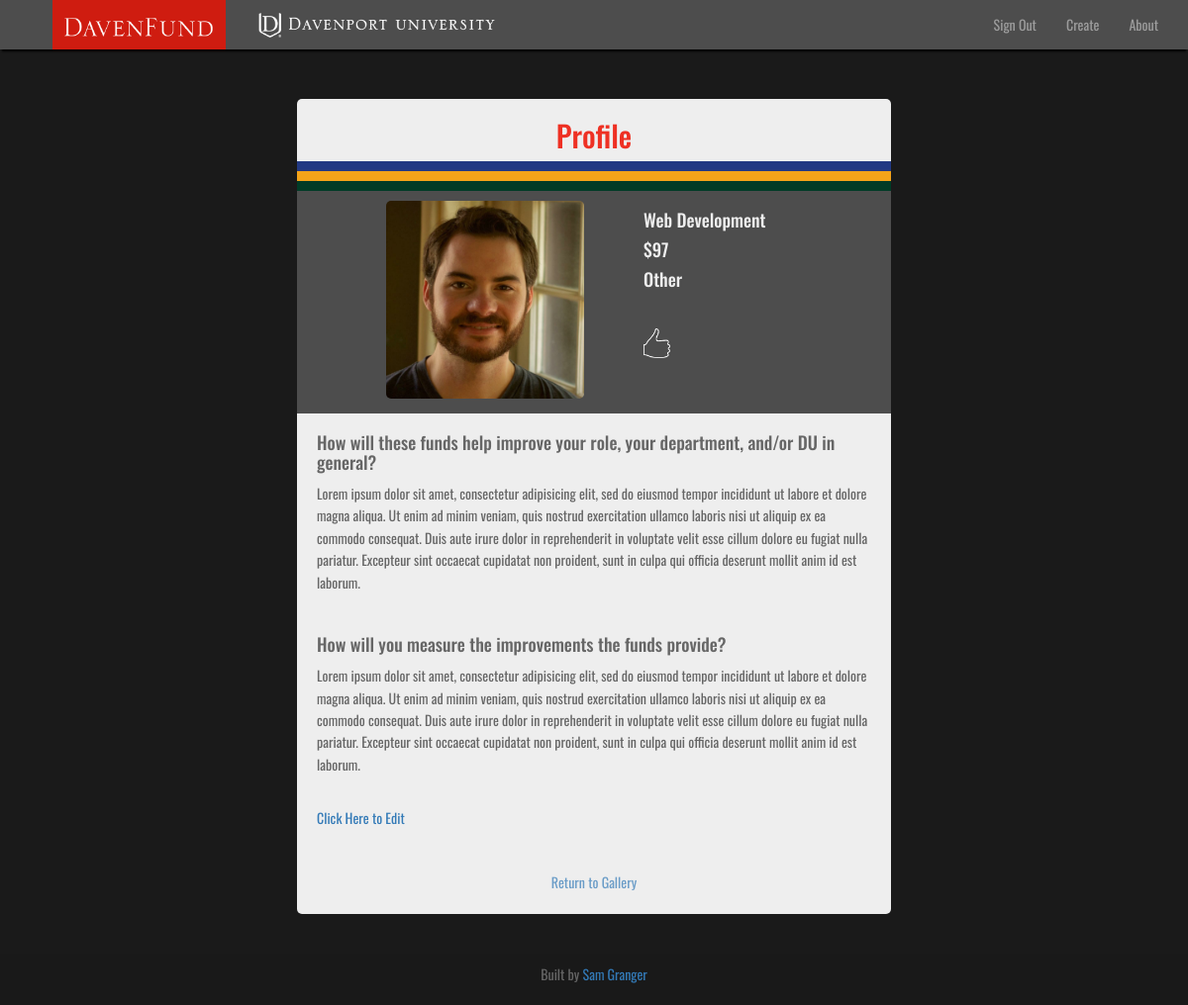
The app's page /profile.php?id=13 with its own data.
### tables this page shows
CREATE TABLE `proposals` (
  `id` int(11) unsigned NOT NULL,
  `pname` varchar(250) NOT NULL,
  `pdept` varchar(250) NOT NULL,
  `pamount` int(11) NOT NULL,
  `prequest` varchar(30) NOT NULL,
  `pdescription` text NOT NULL,
  `pmeasure` text NOT NULL,
  `pdocument` text NOT NULL,
  `pfeedback` text NOT NULL,
  `pcomments` text NOT NULL,
  `image` varchar(200) NOT NULL
);

### assets/includes/rowvars.php (called while the page is built, shortened)
<?php
$id = $_GET['id'];
try {
$sql = "SELECT * FROM proposals WHERE id='$id'";
$results = $pdoConnect->query($sql);
} catch (PDOException $e) {
  echo $e->getMessage();
}
while ($row = $results->fetch(PDO::FETCH_ASSOC)) {
  $id = $row['id'];
  $pn = $row['pname'];
  $pd = $row['pdept'];
  $pa = $row['pamount'];
  $pr = $row['prequest'];
  $pdes = $row['pdescription'];
  $pm = $row['pmeasure'];
  $pim = $row['image'];
}

### profile.php (the view, shortened to what this page needs)
<?php
  include('assets/includes/db.php');
  include('assets/includes/header.php');
  include('assets/includes/rowvars.php');
?>
<div class="center-container">
  <div class="proposal-container">
    <h2><?php echo $pn ?></h2>
    <div class="proposal-title">
      <div class="blue-box"></div>
      <div class="yellow-box"></div>
      <div class="green-box"></div>
    </div>
    <div class="half-holder">
      <div class="left-half">
       <div class="box-text twin l-twin">
          <img class="profile-img" src="<?php echo $pim ?>" alt="">
       </div>
     </div>
     <div class="right-half">
       <div class="box-text twin r-twin">
         <ul>
           <h4><?php echo $pd ?></h4>
           <h4>$<?php echo $pa ?></h4>
           <h4><?php echo $pr ?></h4>
           <img class="like like-outline" src="assets/img/Like Simple - OUTLINE.png" alt="">
          </ul>
       </div>
     </div>
    </div>
   <div class="prop-answer-container">
     <h4>How will these funds help improve your role, your department, and/or DU in general?</h4>
     <p><?php echo $pdes ?></p>
     <br>
     <h4>How will you measure the improvements the funds provide?</h4>
     <p><?php echo $pm ?></p>
     <br>
     <a href="edit.php?id=<?php echo $id ?>">Click Here to Edit</a>
   </div>
   <a href="everybody.php">
     <div class="gall-back">
       <p>Return to Gallery</p>
     </div>
   </a>
  </div>
</div>
<?php include 'assets/includes/footer.php'; ?>

### assets/css/main.css (style rules this page uses)
html { font-family: sans-serif; -ms-text-size-adjust: 100%; -webkit-text-size-adjust: 100%; }
body { margin: 0; }
a { background-color: transparent; }
img { border: 0; }
html { height: 100%; }
body { background-color: #1a1a1a; position: relative; min-height: 100%; margin: 0; padding-bottom: 6rem; font-size: 14px; line-height: 1.6; font-family: 'Oswald', sans-serif; color: #666; -webkit-font-smoothing: antialiased; -webkit-text-size-adjust: 100%; }
a { text-decoration: none; }
.center-container { border-radius: 10px; max-width: 600px; margin: 0 auto; text-align: center; }
.box-text { text-align: left; padding: 0 20px; margin: 0 auto; }
.half-holder { min-height: 200px; width: 100%; background-color: #4d4d4d; }
.left-half, .right-half { display: inline-block; width: 50%; }
.right-half { float: right; }
.twin { width: 300px; padding: 10px; color: #eee; }
.l-twin { float: right; }
.r-twin { float: left; }
.like { margin-top: 30px; height: 30px; width: auto; cursor: pointer; }
.proposal-container { margin-top: 100px; background-color: #eee; border-radius: 5px; }
.proposal-container h2 { padding-top: 20px; color: #ee3124; }
.blue-box, .yellow-box, .green-box { width: 100%; height: 10px; }
.blue-box { background-color: #223983; }
.yellow-box { background-color: #f4a319; }
.green-box { background-color: #003b26; }
.profile-img { max-height: 200px; max-width: 275px; display: block; margin: 0 auto; border-radius: 5px; float: right; }
.prop-answer-container { margin: 20px 20px 40px 20px; text-align: left; }
.gall-back { position: relative; margin: 0 auto; bottom: 20px; text-align: center; border-radius: 5px; height: auto; width: 200px; opacity: 0.7; }

### records on screen
proposals: pname "Profile", image (placeholder picture), pdept "Web Development", pamount "97", prequest "Other", pdescription "Lorem ipsum dolor sit amet, consectetur adipisicing elit, sed do eiusmod tempor incididunt ut labore et dolore magna aliqua. Ut enim ad minim veniam, quis nostrud exercitation ullamco laboris nisi ut aliquip ex ea commodo consequat. Duis aute irure dolor in reprehenderit in voluptate velit esse cillum dolore eu fugiat nulla pariatur. Excepteur sint occaecat cupidatat non proident, sunt in culpa qui officia deserunt mollit anim id est laborum.", pmeasure "Lorem ipsum dolor sit amet, consectetur adipisicing elit, sed do eiusmod tempor incididunt ut labore et dolore magna aliqua. Ut enim ad minim veniam, quis nostrud exercitation ullamco laboris nisi ut aliquip ex ea commodo consequat. Duis aute irure dolor in reprehenderit in voluptate velit esse cillum dolore eu fugiat nulla pariatur. Excepteur sint occaecat cupidatat non proident, sunt in culpa qui officia deserunt mollit anim id est laborum."
